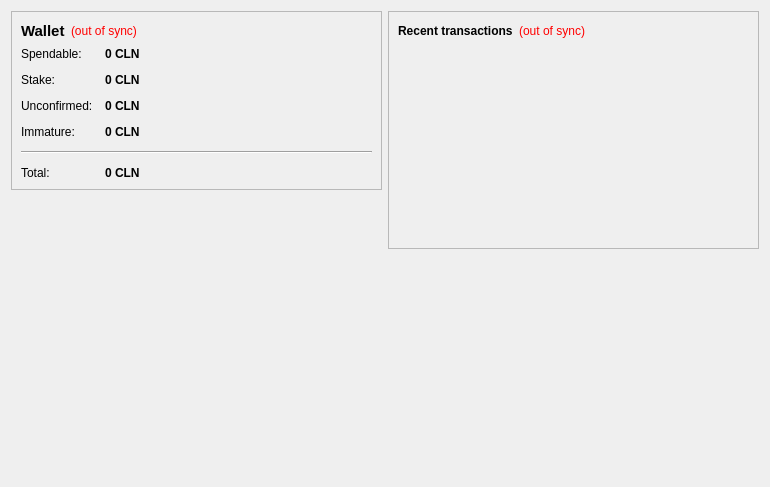
<?xml version="1.0" encoding="UTF-8"?>
<ui version="4.0">
 <class>OverviewPage</class>
 <widget class="QWidget" name="OverviewPage">
  <property name="geometry">
   <rect>
    <x>0</x>
    <y>0</y>
    <width>770</width>
    <height>487</height>
   </rect>
  </property>
  <property name="windowTitle">
   <string>Form</string>
  </property>
  <layout class="QHBoxLayout" name="horizontalLayout" stretch="1,1">
   <item>
    <layout class="QVBoxLayout" name="verticalLayout_2">
     <item>
      <widget class="QFrame" name="frame">
       <property name="frameShape">
        <enum>QFrame::StyledPanel</enum>
       </property>
       <property name="frameShadow">
        <enum>QFrame::Raised</enum>
       </property>
       <layout class="QVBoxLayout" name="verticalLayout_4">
        <item>
         <layout class="QHBoxLayout" name="horizontalLayout_4">
          <item>
           <widget class="QLabel" name="label_5">
            <property name="font">
             <font>
              <pointsize>11</pointsize>
              <weight>75</weight>
              <bold>true</bold>
             </font>
            </property>
            <property name="text">
             <string>Wallet</string>
            </property>
           </widget>
          </item>
          <item>
           <widget class="QLabel" name="labelWalletStatus">
            <property name="toolTip">
             <string>The displayed information may be out of date. Your wallet automatically synchronizes with the cleancoin network after a connection is established, but this process has not completed yet.</string>
            </property>
            <property name="styleSheet">
             <string notr="true">QLabel { color: red; }</string>
            </property>
            <property name="text">
             <string notr="true">(out of sync)</string>
            </property>
            <property name="alignment">
             <set>Qt::AlignLeading|Qt::AlignLeft|Qt::AlignVCenter</set>
            </property>
           </widget>
          </item>
          <item>
           <spacer name="horizontalSpacer_2">
            <property name="orientation">
             <enum>Qt::Horizontal</enum>
            </property>
            <property name="sizeHint" stdset="0">
             <size>
              <width>40</width>
              <height>20</height>
             </size>
            </property>
           </spacer>
          </item>
         </layout>
        </item>
        <item>
         <layout class="QFormLayout" name="formLayout_2">
          <property name="fieldGrowthPolicy">
           <enum>QFormLayout::AllNonFixedFieldsGrow</enum>
          </property>
          <property name="horizontalSpacing">
           <number>12</number>
          </property>
          <property name="verticalSpacing">
           <number>12</number>
          </property>
          <item row="0" column="0">
           <widget class="QLabel" name="label">
            <property name="text">
             <string>Spendable:</string>
            </property>
           </widget>
          </item>
          <item row="0" column="1">
           <widget class="QLabel" name="labelBalance">
            <property name="font">
             <font>
              <weight>75</weight>
              <bold>true</bold>
             </font>
            </property>
            <property name="cursor">
             <cursorShape>IBeamCursor</cursorShape>
            </property>
            <property name="toolTip">
             <string>Your current spendable balance</string>
            </property>
            <property name="text">
             <string notr="true">0 CLN</string>
            </property>
            <property name="textInteractionFlags">
             <set>Qt::LinksAccessibleByMouse|Qt::TextSelectableByKeyboard|Qt::TextSelectableByMouse</set>
            </property>
           </widget>
          </item>
          <item row="1" column="0">
           <widget class="QLabel" name="label_6">
            <property name="text">
             <string>Stake:</string>
            </property>
           </widget>
          </item>
          <item row="1" column="1">
           <widget class="QLabel" name="labelStake">
            <property name="font">
             <font>
              <weight>75</weight>
              <bold>true</bold>
             </font>
            </property>
            <property name="cursor">
             <cursorShape>IBeamCursor</cursorShape>
            </property>
            <property name="toolTip">
             <string>Total of coins that was staked, and do not yet count toward the current balance</string>
            </property>
            <property name="text">
             <string notr="true">0 CLN</string>
            </property>
            <property name="textInteractionFlags">
             <set>Qt::LinksAccessibleByMouse|Qt::TextSelectableByKeyboard|Qt::TextSelectableByMouse</set>
            </property>
           </widget>
          </item>
          <item row="2" column="0">
           <widget class="QLabel" name="label_3">
            <property name="text">
             <string>Unconfirmed:</string>
            </property>
           </widget>
          </item>
          <item row="2" column="1">
           <widget class="QLabel" name="labelUnconfirmed">
            <property name="font">
             <font>
              <weight>75</weight>
              <bold>true</bold>
             </font>
            </property>
            <property name="cursor">
             <cursorShape>IBeamCursor</cursorShape>
            </property>
            <property name="toolTip">
             <string>Total of transactions that have yet to be confirmed, and do not yet count toward the current balance</string>
            </property>
            <property name="text">
             <string notr="true">0 CLN</string>
            </property>
            <property name="textInteractionFlags">
             <set>Qt::LinksAccessibleByMouse|Qt::TextSelectableByKeyboard|Qt::TextSelectableByMouse</set>
            </property>
           </widget>
          </item>
          <item row="3" column="0">
           <widget class="QLabel" name="labelImmatureText">
            <property name="text">
             <string>Immature:</string>
            </property>
           </widget>
          </item>
          <item row="3" column="1">
           <widget class="QLabel" name="labelImmature">
            <property name="font">
             <font>
              <weight>75</weight>
              <bold>true</bold>
             </font>
            </property>
            <property name="toolTip">
             <string>Mined balance that has not yet matured</string>
            </property>
            <property name="text">
             <string notr="true">0 CLN</string>
            </property>
            <property name="textInteractionFlags">
             <set>Qt::LinksAccessibleByMouse|Qt::TextSelectableByKeyboard|Qt::TextSelectableByMouse</set>
            </property>
           </widget>
          </item>
          <item row="4" column="0" colspan="2">
           <widget class="Line" name="line">
            <property name="orientation">
             <enum>Qt::Horizontal</enum>
            </property>
           </widget>
          </item>
          <item row="5" column="0">
           <widget class="QLabel" name="labelTotalText">
            <property name="text">
             <string>Total:</string>
            </property>
           </widget>
          </item>
          <item row="5" column="1">
           <widget class="QLabel" name="labelTotal">
            <property name="font">
             <font>
              <weight>75</weight>
              <bold>true</bold>
             </font>
            </property>
            <property name="cursor">
             <cursorShape>IBeamCursor</cursorShape>
            </property>
            <property name="toolTip">
             <string>Your current total balance</string>
            </property>
            <property name="text">
             <string notr="true">0 CLN</string>
            </property>
            <property name="textInteractionFlags">
             <set>Qt::LinksAccessibleByMouse|Qt::TextSelectableByKeyboard|Qt::TextSelectableByMouse</set>
            </property>
           </widget>
          </item>
         </layout>
        </item>
       </layout>
      </widget>
     </item>
     <item>
      <spacer name="verticalSpacer">
       <property name="orientation">
        <enum>Qt::Vertical</enum>
       </property>
       <property name="sizeHint" stdset="0">
        <size>
         <width>20</width>
         <height>40</height>
        </size>
       </property>
      </spacer>
     </item>
     <item>
      <widget class="QLabel" name="label_2">
       <property name="autoFillBackground">
        <bool>true</bool>
       </property>
       <property name="text">
        <string/>
       </property>
       <property name="pixmap">
        <pixmap resource="../bitcoin.qrc">:/icons/techbg</pixmap>
       </property>
       <property name="scaledContents">
        <bool>false</bool>
       </property>
       <property name="margin">
        <number>0</number>
       </property>
      </widget>
     </item>
    </layout>
   </item>
   <item>
    <layout class="QVBoxLayout" name="verticalLayout_3">
     <item>
      <widget class="QFrame" name="frame_2">
       <property name="frameShape">
        <enum>QFrame::StyledPanel</enum>
       </property>
       <property name="frameShadow">
        <enum>QFrame::Raised</enum>
       </property>
       <layout class="QVBoxLayout" name="verticalLayout">
        <item>
         <layout class="QHBoxLayout" name="horizontalLayout_2">
          <item>
           <widget class="QLabel" name="label_4">
            <property name="text">
             <string>&lt;b&gt;Recent transactions&lt;/b&gt;</string>
            </property>
           </widget>
          </item>
          <item>
           <widget class="QLabel" name="labelTransactionsStatus">
            <property name="toolTip">
             <string>The displayed information may be out of date. Your wallet automatically synchronizes with the cleancoin network after a connection is established, but this process has not completed yet.</string>
            </property>
            <property name="styleSheet">
             <string notr="true">QLabel { color: red; }</string>
            </property>
            <property name="text">
             <string notr="true">(out of sync)</string>
            </property>
            <property name="alignment">
             <set>Qt::AlignRight|Qt::AlignTrailing|Qt::AlignVCenter</set>
            </property>
           </widget>
          </item>
          <item>
           <spacer name="horizontalSpacer">
            <property name="orientation">
             <enum>Qt::Horizontal</enum>
            </property>
            <property name="sizeHint" stdset="0">
             <size>
              <width>40</width>
              <height>20</height>
             </size>
            </property>
           </spacer>
          </item>
         </layout>
        </item>
        <item>
         <widget class="QListView" name="listTransactions">
          <property name="styleSheet">
           <string notr="true">QListView { background: transparent; }</string>
          </property>
          <property name="frameShape">
           <enum>QFrame::NoFrame</enum>
          </property>
          <property name="verticalScrollBarPolicy">
           <enum>Qt::ScrollBarAlwaysOff</enum>
          </property>
          <property name="horizontalScrollBarPolicy">
           <enum>Qt::ScrollBarAlwaysOff</enum>
          </property>
          <property name="selectionMode">
           <enum>QAbstractItemView::NoSelection</enum>
          </property>
         </widget>
        </item>
       </layout>
      </widget>
     </item>
     <item>
      <spacer name="verticalSpacer_2">
       <property name="orientation">
        <enum>Qt::Vertical</enum>
       </property>
       <property name="sizeHint" stdset="0">
        <size>
         <width>20</width>
         <height>40</height>
        </size>
       </property>
      </spacer>
     </item>
    </layout>
   </item>
  </layout>
 </widget>
 <resources/>
 <connections/>
</ui>
